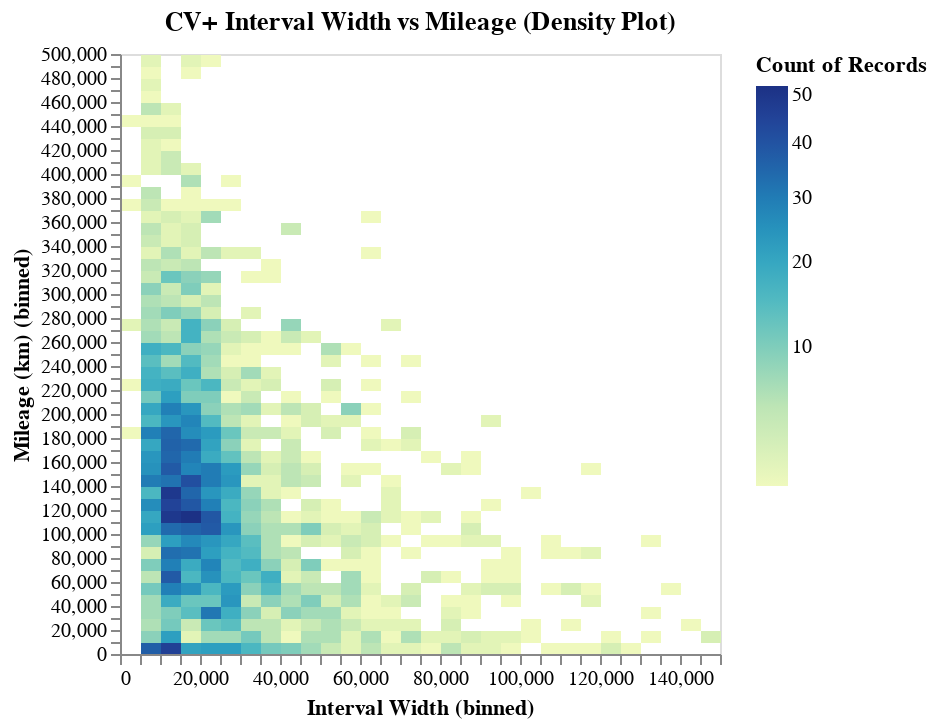

Source (notebook cell):
### Markdown cell above
### Largeurs d'intervalles moyenne vs kilométrage

### Code cell
import altair as alt

alt.data_transformers.enable("vegafusion")

_df_temp = df_test_cvp.filter(
    pl.col("Mileage (km)").is_between(0, 500_000)
    & pl.col("Interval Width").is_between(0, 150_000)
)

alt.Chart(_df_temp).mark_rect().encode(
    alt.X("Interval Width:Q").bin(maxbins=50),
    alt.Y("Mileage (km):Q").bin(maxbins=50),
    alt.Color("count()").scale(type="sqrt"),
).properties(title="CV+ Interval Width vs Mileage (Density Plot)")

### Figure 1 — Vega specification as saved in the notebook (floating-point values rounded to 4 significant figures; data arrays with more than 128 entries replaced by an {"elided": "..."} marker saying what was removed)
{"$schema": "https://vega.github.io/schema/vega/v6.json", "data": [{"name": "source_0", "values": {"elided": "449 records"}}], "signals": [{"name": "bin_maxbins_50_Mileage__km__bins", "value": {"fields": ["Mileage (km)"], "fname": "bin_Mileage (km)", "start": 0.0, "step": 10000.0, "stop": 500000.0}}, {"name": "bin_maxbins_50_Interval_Width_bins", "value": {"fields": ["Interval Width"], "fname": "bin_Interval Width", "start": 0.0, "step": 5000.0, "stop": 150000.0}}], "marks": [{"type": "rect", "name": "marks", "from": {"data": "source_0"}, "encode": {"update": {"x2": {"field": "bin_maxbins_50_Interval Width", "scale": "x", "offset": {"signal": "0.5 + (abs(scale(\"x\", datum[\"bin_maxbins_50_Interval Width_end\"]) - scale(\"x\", datum[\"bin_maxbins_50_Interval Width\"])) < 0.25 ? -0.5 * (0.25 - (abs(scale(\"x\", datum[\"bin_maxbins_50_Interval Width_end\"]) - scale(\"x\", datum[\"bin_maxbins_50_Interval Width\"])))) : 0)"}}, "y2": {"field": "bin_maxbins_50_Mileage (km)", "scale": "y", "offset": {"signal": "0.5 + (abs(scale(\"y\", datum[\"bin_maxbins_50_Mileage (km)_end\"]) - scale(\"y\", datum[\"bin_maxbins_50_Mileage (km)\"])) < 0.25 ? 0.5 * (0.25 - (abs(scale(\"y\", datum[\"bin_maxbins_50_Mileage (km)_end\"]) - scale(\"y\", datum[\"bin_maxbins_50_Mileage (km)\"])))) : 0)"}}, "fill": {"field": "__count", "scale": "color"}, "y": {"field": "bin_maxbins_50_Mileage (km)_end", "scale": "y", "offset": {"signal": "0.5 + (abs(scale(\"y\", datum[\"bin_maxbins_50_Mileage (km)_end\"]) - scale(\"y\", datum[\"bin_maxbins_50_Mileage (km)\"])) < 0.25 ? -0.5 * (0.25 - (abs(scale(\"y\", datum[\"bin_maxbins_50_Mileage (km)_end\"]) - scale(\"y\", datum[\"bin_maxbins_50_Mileage (km)\"])))) : 0)"}}, "x": {"field": "bin_maxbins_50_Interval Width_end", "scale": "x", "offset": {"signal": "0.5 + (abs(scale(\"x\", datum[\"bin_maxbins_50_Interval Width_end\"]) - scale(\"x\", datum[\"bin_maxbins_50_Interval Width\"])) < 0.25 ? 0.5 * (0.25 - (abs(scale(\"x\", datum[\"bin_maxbins_50_Interval Width_end\"]) - scale(\"x\", datum[\"bin_maxbins_50_Interval Width\"])))) : 0)"}}}}, "style": ["rect"]}], "scales": [{"name": "x", "type": "linear", "domain": {"signal": "[bin_maxbins_50_Interval_Width_bins.start, bin_maxbins_50_Interval_Width_bins.stop]"}, "range": [0, {"signal": "width"}], "bins": {"signal": "bin_maxbins_50_Interval_Width_bins"}, "zero": false}, {"name": "y", "type": "linear", "domain": {"signal": "[bin_maxbins_50_Mileage__km__bins.start, bin_maxbins_50_Mileage__km__bins.stop]"}, "range": [{"signal": "height"}, 0], "bins": {"signal": "bin_maxbins_50_Mileage__km__bins"}, "zero": false}, {"name": "color", "type": "sqrt", "domain": {"data": "source_0", "field": "__count"}, "range": "heatmap", "interpolate": "hcl", "zero": false}], "axes": [{"scale": "x", "tickCount": {"signal": "ceil(width/10)"}, "orient": "bottom", "grid": false, "title": "Interval Width (binned)", "zindex": 1, "labelOverlap": true, "labelFlush": true}, {"scale": "y", "orient": "left", "zindex": 1, "labelOverlap": true, "title": "Mileage (km) (binned)", "tickCount": {"signal": "ceil(height/10)"}, "grid": false}], "title": {"text": "CV+ Interval Width vs Mileage (Density Plot)", "frame": "group"}, "height": 300, "background": "white", "padding": 5, "width": 300, "style": "cell", "legends": [{"fill": "color", "gradientLength": {"signal": "clamp(height, 64, 200)"}, "title": "Count of Records"}]}
